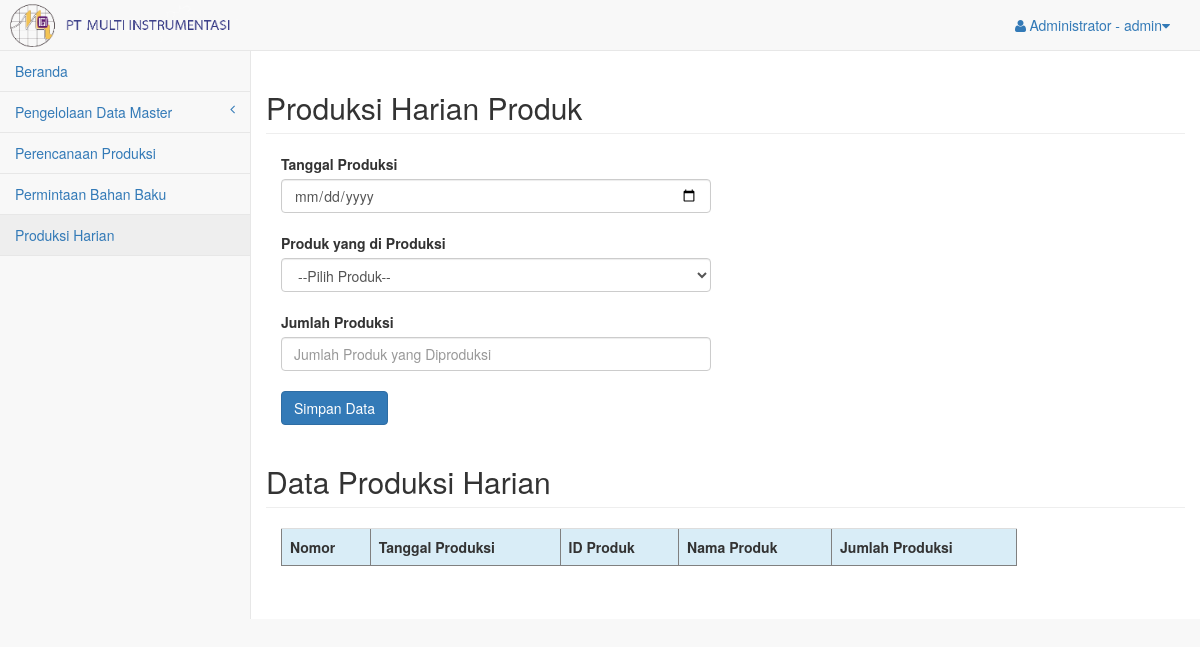
The page /pages/produksi/index.php?page=produksi_harian (signed in) on the database as committed earlier.
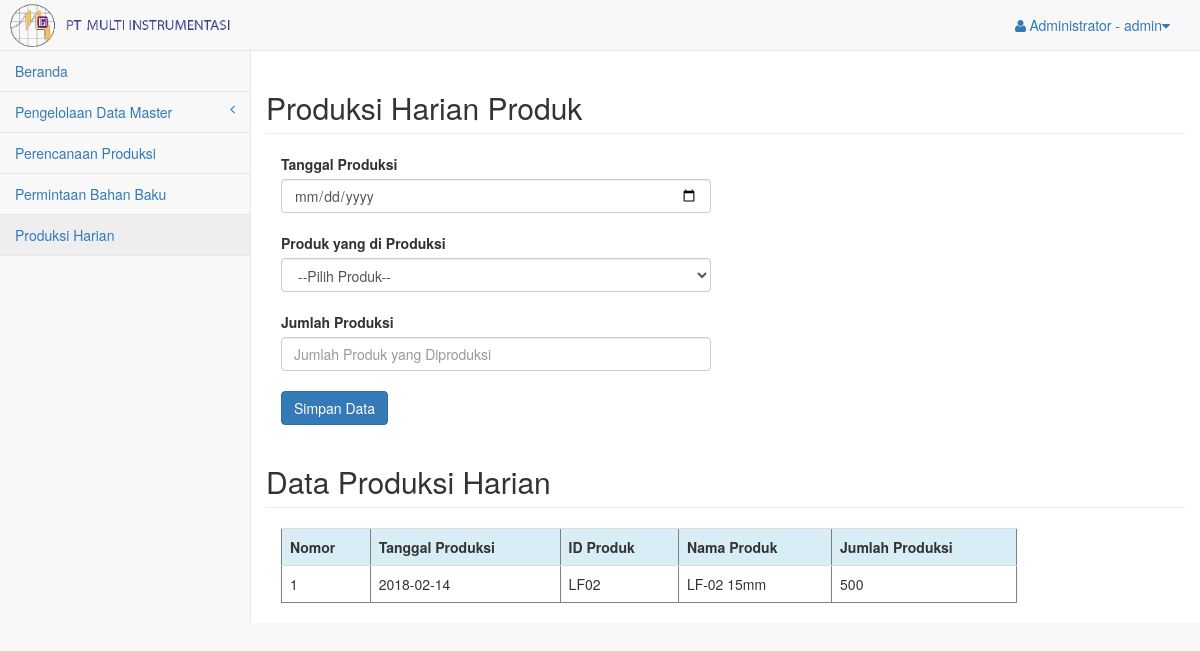
The same page on the database as committed later.
### tables this page shows
CREATE TABLE `produksi` (
  `id_produksi` int(10) NOT NULL,
  `id_produk` varchar(4) DEFAULT NULL,
  `tanggal` date DEFAULT NULL,
  `jumlah` int(10) DEFAULT NULL
);

CREATE TABLE `produk` (
  `id_produk` varchar(4) NOT NULL,
  `nama_produk` varchar(20) DEFAULT NULL,
  `harga` int(11) NOT NULL,
  `jumlah` int(11) NOT NULL
);

### pages/produksi/produksi_harian.php (the view, shortened to what this page needs)
<?php
    include 'koneksi.php';
?>
<!DOCTYPE html>
<html>
    <head>
    </head>
    <body>
        <div class="row">
            <h2 class="page-header">Produksi Harian Produk</h2>
            <div class="col-md-6">
                <form class="" action="produksi_harian_aksi.php" method="post">
                    <label>Tanggal Produksi</label>
                    <input type="date" class="form-control" name="tanggal_produksi" value="tanggal_produksi"><br>
                    <label>Produk yang di Produksi</label>
                    <select name="id_produk" class="form-control" id="id_produk">
                      <option value="" disabled="disabled" selected="selected">--Pilih Produk--</option>
                    </select><br>
                    <label>Jumlah Produksi</label><br>
                    <input type="number" class="form-control" name="jumlah_produksi" placeholder="Jumlah Produk yang Diproduksi"><br>
                    <input type="submit" class="btn btn-primary" name="submit" value="Simpan Data">
                </form>
            </div>
        </div>
        <?php
            $query_produksi = "SELECT produk.id_produk id_produk,
            produksi.tanggal tanggal_produksi,
            produksi.jumlah jumlah_produksi,
            produk.nama_produk nama_produk
            FROM produk JOIN produksi ON produk.id_produk = produksi.id_produk
            ORDER BY tanggal_produksi ASC
            ;";
            $sql_produksi = mysqli_query($koneksi,$query_produksi) or die(mysqli_error());
        ?>
        <div class="row">
            <h2 class="page-header">Data Produksi Harian</h2>
            <div class="col-md-10">
                <table border="1" class="table">
                    <tr class="info">
                        <th>Nomor</th>
                        <th>Tanggal Produksi</th>
                        <th>ID Produk</th>
                        <th>Nama Produk</th>
                        <th>Jumlah Produksi</th>
                    </tr>
                    <?php
                    $nomor = 1;
                    while ($data_produksi = mysqli_fetch_array($sql_produksi)) {
                    ?>
                    <tr>
                        <td><?php echo $nomor++; ?></td>
                        <td><?php echo $data_produksi['tanggal_produksi']; ?></td>
                        <td><?php echo $data_produksi['id_produk']; ?></td>
                        <td><?php echo $data_produksi['nama_produk']; ?></td>
                        <td><?php echo $data_produksi['jumlah_produksi']; ?></td>
                    </tr>
                    <?php
                    }
                    ?>
                </table>
            </div>
        </div>
    </body>
</html>

Rows that differ between the two databases and show on the page:
added produksi: tanggal "2018-02-14", id_produk.id_produk "LF02", id_produk.nama_produk "LF-02 15mm", jumlah "500"
